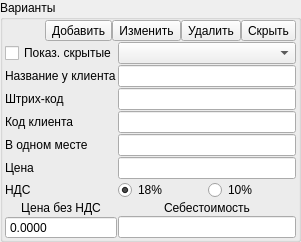
     <widget class="QGroupBox" name="gb_parametrs">
      <property name="enabled">
       <bool>true</bool>
      </property>
      <property name="title">
       <string>Варианты</string>
      </property>
      <property name="flat">
       <bool>false</bool>
      </property>
      <property name="checkable">
       <bool>false</bool>
      </property>
      <layout class="QGridLayout" name="gridLayout_2">
       <property name="leftMargin">
        <number>2</number>
       </property>
       <property name="topMargin">
        <number>0</number>
       </property>
       <property name="rightMargin">
        <number>2</number>
       </property>
       <property name="bottomMargin">
        <number>0</number>
       </property>
       <property name="spacing">
        <number>1</number>
       </property>
       <item row="1" column="0">
        <widget class="QCheckBox" name="cb_show">
         <property name="text">
          <string>Показ. скрытые</string>
         </property>
        </widget>
       </item>
       <item row="7" column="0">
        <widget class="QLabel" name="label_9">
         <property name="text">
          <string>Цена</string>
         </property>
        </widget>
       </item>
       <item row="6" column="0">
        <widget class="QLabel" name="label_8">
         <property name="text">
          <string>В одном месте</string>
         </property>
        </widget>
       </item>
       <item row="1" column="1">
        <widget class="QComboBox" name="cb_parametrs"/>
       </item>
       <item row="7" column="1">
        <widget class="QLineEdit" name="le_price">
         <property name="enabled">
          <bool>true</bool>
         </property>
        </widget>
       </item>
       <item row="0" column="0" colspan="2">
        <layout class="QHBoxLayout" name="horizontalLayout_3">
         <property name="spacing">
          <number>0</number>
         </property>
         <item>
          <spacer name="horizontalSpacer_3">
           <property name="orientation">
            <enum>Qt::Horizontal</enum>
           </property>
           <property name="sizeHint" stdset="0">
            <size>
             <width>40</width>
             <height>20</height>
            </size>
           </property>
          </spacer>
         </item>
         <item>
          <widget class="QToolButton" name="toolButton_7">
           <property name="text">
            <string>Добавить</string>
           </property>
          </widget>
         </item>
         <item>
          <widget class="QToolButton" name="toolButton_11">
           <property name="text">
            <string>Изменить</string>
           </property>
          </widget>
         </item>
         <item>
          <widget class="QToolButton" name="pb_dell_param">
           <property name="text">
            <string>Удалить</string>
           </property>
          </widget>
         </item>
         <item>
          <widget class="QToolButton" name="pb_show_param">
           <property name="text">
            <string>Скрыть</string>
           </property>
          </widget>
         </item>
        </layout>
       </item>
       <item row="3" column="0">
        <widget class="QLabel" name="label_10">
         <property name="text">
          <string>Название у клиента</string>
         </property>
        </widget>
       </item>
       <item row="5" column="1">
        <widget class="QLineEdit" name="le_client_code"/>
       </item>
       <item row="3" column="1">
        <widget class="QLineEdit" name="le_client_name"/>
       </item>
       <item row="8" column="0">
        <widget class="QLabel" name="label_12">
         <property name="text">
          <string>НДС</string>
         </property>
        </widget>
       </item>
       <item row="4" column="0">
        <widget class="QLabel" name="label_4">
         <property name="text">
          <string>Штрих-код</string>
         </property>
        </widget>
       </item>
       <item row="5" column="0">
        <widget class="QLabel" name="label_7">
         <property name="text">
          <string>Код клиента</string>
         </property>
        </widget>
       </item>
       <item row="4" column="1">
        <widget class="QLineEdit" name="le_barcode"/>
       </item>
       <item row="6" column="1">
        <widget class="QLineEdit" name="le_in_on_place"/>
       </item>
       <item row="8" column="1">
        <layout class="QHBoxLayout" name="horizontalLayout_5">
         <item>
          <widget class="QRadioButton" name="rb_nds_1">
           <property name="text">
            <string>18%</string>
           </property>
           <property name="checked">
            <bool>true</bool>
           </property>
          </widget>
         </item>
         <item>
          <widget class="QRadioButton" name="rb_nds_2">
           <property name="text">
            <string>10%</string>
           </property>
          </widget>
         </item>
        </layout>
       </item>
       <item row="10" column="1">
        <widget class="QLineEdit" name="le_cost_price">
         <property name="enabled">
          <bool>true</bool>
         </property>
         <property name="readOnly">
          <bool>true</bool>
         </property>
        </widget>
       </item>
       <item row="9" column="1">
        <widget class="QLabel" name="label_11">
         <property name="text">
          <string>&lt;html&gt;&lt;head/&gt;&lt;body&gt;&lt;p align=&quot;center&quot;&gt;Себестоимость&lt;/p&gt;&lt;/body&gt;&lt;/html&gt;</string>
         </property>
        </widget>
       </item>
       <item row="9" column="0">
        <widget class="QLabel" name="label_13">
         <property name="text">
          <string>&lt;html&gt;&lt;head/&gt;&lt;body&gt;&lt;p align=&quot;center&quot;&gt;Цена без НДС&lt;/p&gt;&lt;/body&gt;&lt;/html&gt;</string>
         </property>
        </widget>
       </item>
       <item row="10" column="0">
        <widget class="QDoubleSpinBox" name="sb_no_nds">
         <property name="readOnly">
          <bool>true</bool>
         </property>
         <property name="buttonSymbols">
          <enum>QAbstractSpinBox::NoButtons</enum>
         </property>
         <property name="decimals">
          <number>4</number>
         </property>
         <property name="maximum">
          <double>500.990000000000009</double>
         </property>
        </widget>
       </item>
      </layout>
     </widget>
